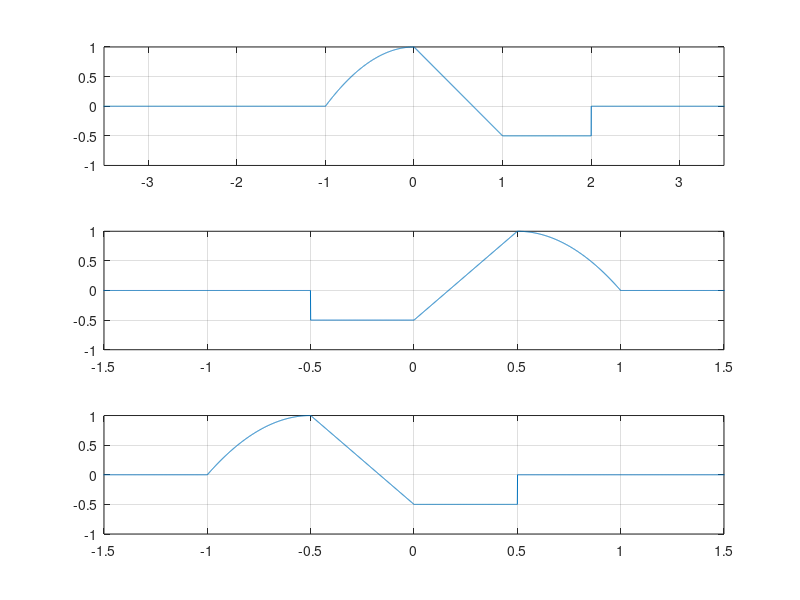
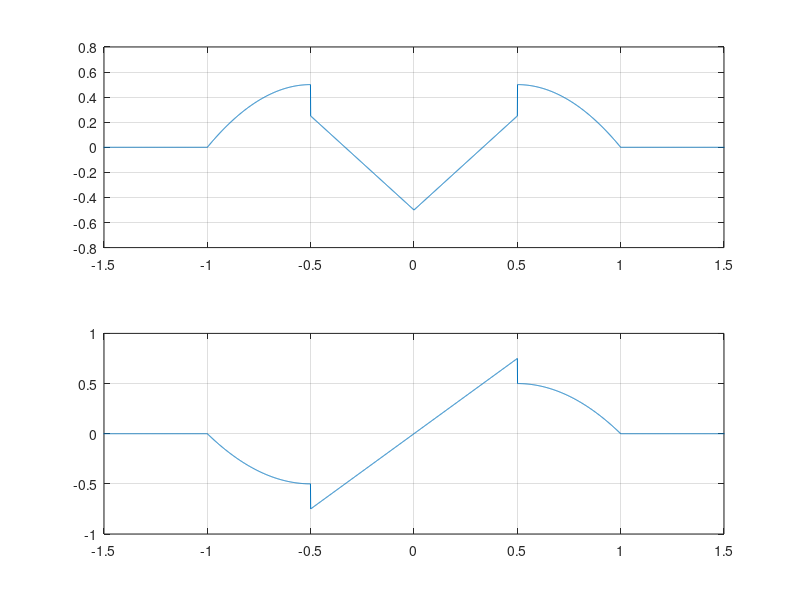

The MATLAB script that drew these images, in order:
close all
clc
clear
t=-12:0.001:12;
xt=(-t.^2+1).*(-1<=t& t<=0)+(-1.5*t+1).*(0<t& t<=1)-0.5.*(1<t& t<=2);
subplot(3,1,1)
plot(t,xt)
xlim([-3.5,3.5])
grid on
subplot(3,1,2)
xT=(-(-2*t+1).^2+1).*(-1<=-2*t+1& -2*t+1<=0)+(-1.5*(-2*t+1)+1).*(0<-2*t+1& -2*t+1<=1)-0.5.*(1<-2*t+1& -2*t+1<=2);
plot(t,xT)
xlim([-1.5,1.5])
grid on
subplot(3,1,3)
xTi=(-(2*t+1).^2+1).*(-1<=2*t+1& 2*t+1<=0)+(-1.5*(2*t+1)+1).*(0<2*t+1& 2*t+1<=1)-0.5.*(1<2*t+1& 2*t+1<=2);
plot(t,xTi)
xlim([-1.5,1.5])
grid on
%Grafico de xe
xeT=0.5*(xT+xTi);
figure
subplot(2,1,1)
plot(t,xeT)
xlim([-1.5,1.5])
grid on
subplot(2,1,2)
xoT=0.5*(xT-xTi);
plot(t,xoT)
xlim([-1.5,1.5])
grid on


